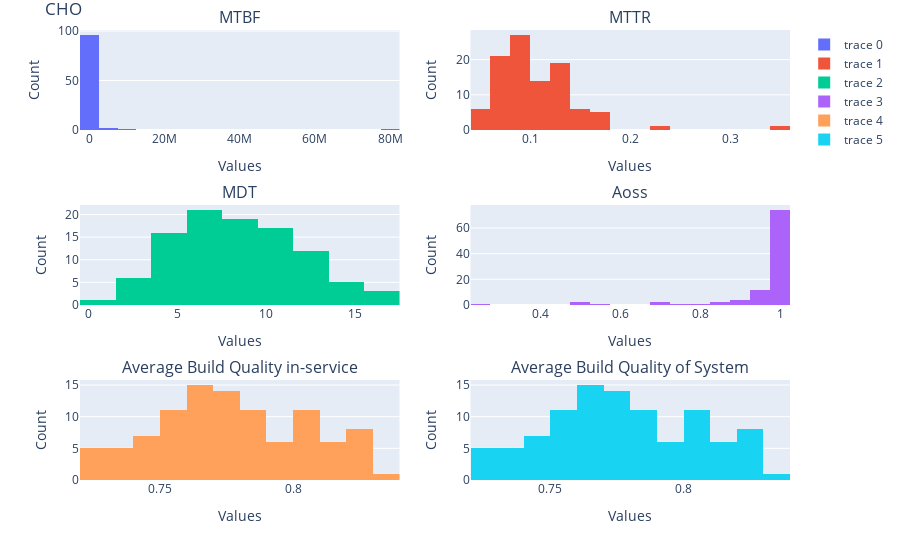
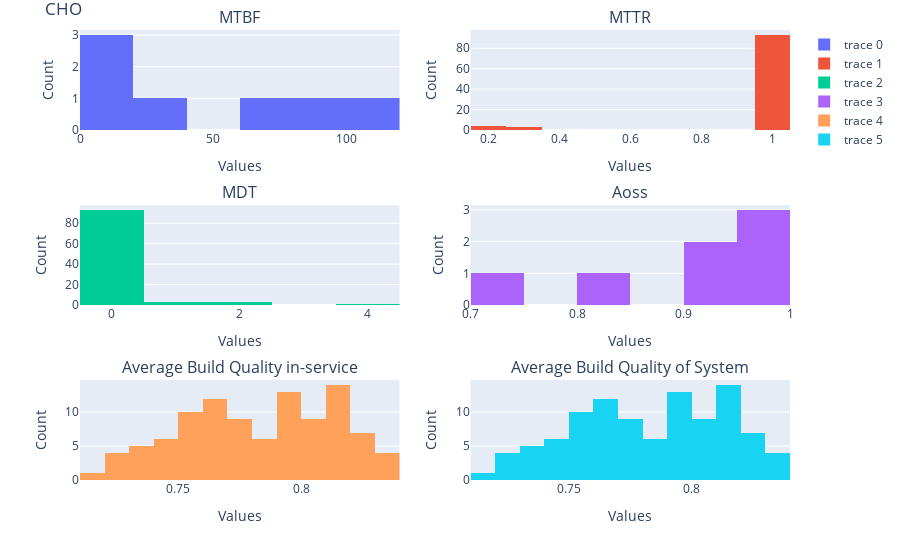
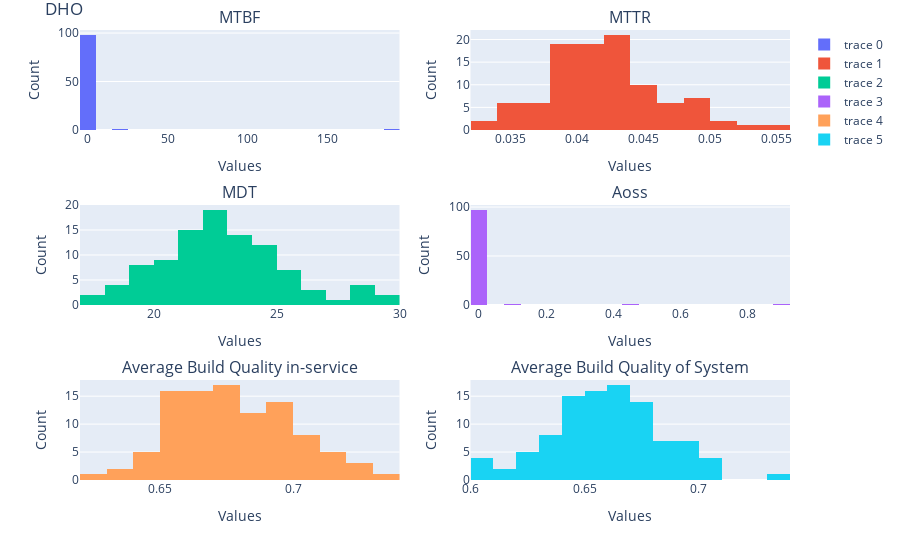
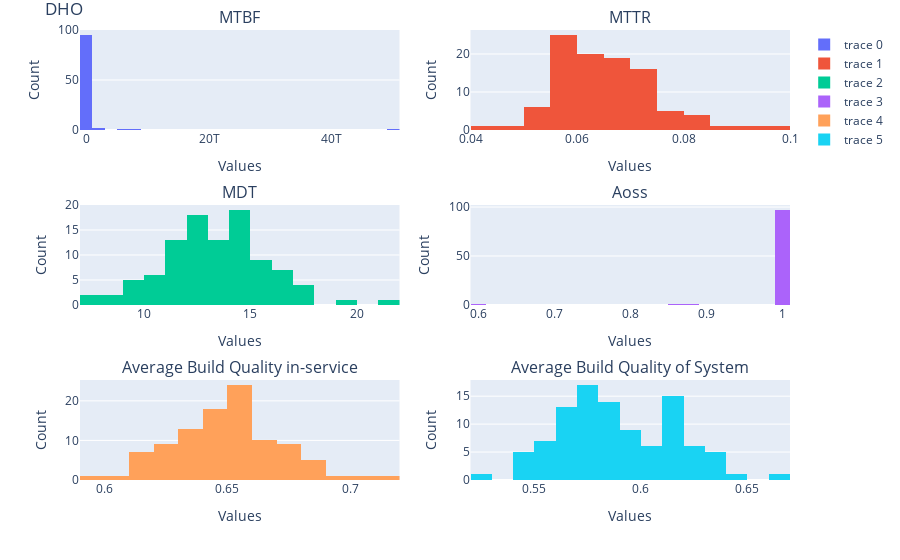

Notebook cell for these charts, in order:
### Markdown cell above
- [x] CHO 
    - [x] Determinisitc
    - [x] MC
- [X] DHO 
    - [x] Determinisitc
    - [x] MC
- [X] HHO 
    - [X] Determinisitc
    - [X] MC
- [X] CHE 
    - [X] Determinisitc
    - [X] MC
- [X] DHE 
    - [X] Determinisitc
    - [X] MC
- [X] HHE 
    - [X] Determinisitc
    - [X] MC

### Code cell
def plotDistribution(config,mcdf):
#     ['Average Build Quality in-service', 'Average Build Quality of System',
#     '#Replicator', '#Normal', '#Assembler', '#Printer',
#     'Print Capacity', 'Assembling Capacity', 'Collection Capacity',
#     'MTBF','MTTR', 'MDT', 'Aoss']
#     fig = go.Figure()
#     fig.add_trace(px.histogram(mcdf, x="Aoss", y="MTBF", marginal="rug",
#                    hover_data=['MTBF','MTTR', 'MDT', 'Aoss']))
# #     fig.add_trace(go.Histogram(x=mcdf['Aoss'],hovertemplate="<b>Bin Edges:</b> %{x}<br><b>Count:</b> %{y}<extra></extra>"))
    fig = make_subplots(rows=3, cols=2,subplot_titles=('MTBF','MTTR', 'MDT', 'Aoss','Average Build Quality in-service', 'Average Build Quality of System'))
    trace0 = go.Histogram(x=mcdf['MTBF'])
    trace1 = go.Histogram(x=mcdf['MTTR'])
    trace2 = go.Histogram(x=mcdf['MDT'])
    trace3 = go.Histogram(x=mcdf['Aoss'])
    trace4 = go.Histogram(x=mcdf['Average Build Quality in-service'])
    trace5 = go.Histogram(x=mcdf['Average Build Quality of System'])
    fig.append_trace(trace0, 1, 1)
    fig.append_trace(trace1, 1, 2)
    fig.append_trace(trace2, 2, 1)
    fig.append_trace(trace3, 2, 2)
    fig.append_trace(trace4, 3, 1)
    fig.append_trace(trace5, 3, 2)
    fig.update_layout(hovermode="x",title=config,margin=dict(t=30))
    fig.update_xaxes(title_text='Values')
    fig.update_yaxes(title_text='Count')
    fig.show()
    display(mcdf)
    
def main():
    global RiskThreshold,QualityThreshold,mc_num_steps,timesteps,mc,numTasksBeforeFail
    numTasksBeforeFaillist = [2]
    RiskThresholds=[0.5,0.75]
    timestepslist=[500]
    
#     numTasksBeforeFaillist = [2,3,5,10]
#     RiskThresholds=[0.5,0.6,0.7,0.8]
#     timestepslist=[20,50,100,250,500,1000]
    QualityThreshold=0.5
    mc_num_steps = 100
    mc = True
    configlist = ["CHO","DHO","HHO","CHE","DHE","HHE"]
    test_table = pd.DataFrame()
    for config in configlist:
        for risk in RiskThresholds:
            RiskThreshold = risk
            for timestep in timestepslist:
                timesteps = timestep
                for numTasks in numTasksBeforeFaillist:
                    numTasksBeforeFail = numTasks
                    try:
                        if mc:
                            print(f'\nMC {config}, Risk:{RiskThreshold}, t:{timesteps}, #Tasks Before Fail:{numTasksBeforeFail}')
                            mcdf = SRRSmc(config,timesteps,mc_num_steps,False)
                            mean_mcdf = mcdf[['Print Capacity', 'Assembling Capacity', 'Collection Capacity', 'MTBF','MTTR', 'MDT', 'Aoss','#In', '#Out','Average Build Quality of System']].mean()
                            plotDistribution(config,mcdf)
                        else:
                            print(f'Deterministic {config}, Risk:{RiskThreshold}, t:{timesteps}, #Tasks Before Fail:{numTasksBeforeFail}')
                            df,ram_df = SRRS(config,timesteps,False)
                            result = df.tail(1).reset_index(drop=True)
                            result = pd.concat([result,ram_df], axis=1)
                            result['RiskThreshold'] = RiskThreshold
                            result['Configuration'] = config
                            result = result[['Configuration','#Tasks before failure','RiskThreshold','Time', 'NonPr', 'Printable', 'Materials', 'Env_Materials',
                           '#Replicator', '#Normal', '#Assembler', '#Printer', '#Assembling',
                           '#Printing', '#Collecting', '#Idle', '#Repair', '#In', '#Out',
                           'Average Build Quality in-service', 'Average Build Quality of System',
                           '#WasteReplicator', '#WasteNormal', '#WasteAssembler', '#WastePrinter',
                           'Environment Exhaust Time', 'Printable Exhaust Time',
                           'NonPr Exhaust Time', 'Material Exhaust Time', 'Average Risk',
                           'Print Capacity', 'Assembling Capacity', 'Collection Capacity',
                           'MTBF', 'MTTR', 'MDT', 'Aoss']]
                            test_table = pd.concat([test_table,result],ignore_index=True)
                    except Exception as err:
                        print(f"Unexpected {err=}, {type(err)=}")
                        raise
    if mc:
        pass
    else:
#         display(test_table)
        filename = "deterministic-scenarios.csv"
        print(f'saving {filename}...')
        test_table.to_csv(filename)
    

if __name__ == "__main__":
    main()

### Figure 1 — Plotly figure (JSON) as saved in the notebook; plotly's stock layout.template omitted (floating-point values rounded to 4 significant figures)
{"data": [{"type": "histogram", "x": [41540.0, 1561.0, 1545.0, 1395.0, 4063.0, 28980.0, 652.6, 3808.0, 701900.0, 145.2, 29790.0, 5777.0, 659.4, 662.9, 1479000.0, 5660000.0, 81150.0, 33460.0, 2528.0, 1.979, 305.0, 23180.0, 3262.0, 4309.0, 47100.0, 176.9, 13.23, 846.1, 249.3, 35.46, 794.0, 33090.0, 130200.0, 4984.0, 229.2, 69.01, 1488.0, 3854000.0, 9888.0, 1.069, 4.047, 65.28, 21550.0, 93.9, 79650000.0, 34250.0, 94.14, 24230.0, 23350.0, 15810.0, 570.0, 58130.0, 3912.0, 307500.0, 1075.0, 3008.0, 9.96, 8324.0, 1029000.0, 168.4, 23220.0, 1024.0, 66220.0, 73.89, 13970.0, 15.43, 47030.0, 5.452, 317.5, 400200.0, 13370.0, 12910.0, 7676.0, 55.04, 9285.0, 213.5, 52.35, 26430.0, 833.6, 420800.0, 7479.0, 904.6, 5629.0, 4729.0, 7001.0, 506.4, 57.84, 14.01, 42560.0, 29510.0, 989200.0, 86820.0, 15550.0, 13040.0, 205.4, 7671000.0, 14.91, 669.4, 48.43, 27.09], "xaxis": "x", "yaxis": "y"}, {"type": "histogram", "x": [0.08045, 0.1325, 0.08375, 0.1329, 0.1306, 0.09855, 0.1198, 0.1095, 0.07436, 0.1259, 0.06942, 0.07205, 0.09456, 0.1357, 0.05896, 0.06979, 0.1311, 0.07681, 0.08371, 0.1187, 0.1315, 0.1083, 0.122, 0.1105, 0.07187, 0.1044, 0.1224, 0.0841, 0.1203, 0.1535, 0.08837, 0.07584, 0.07117, 0.1169, 0.09136, 0.1139, 0.1217, 0.05579, 0.07839, 0.3564, 0.1771, 0.1513, 0.09895, 0.1354, 0.05751, 0.09157, 0.1354, 0.08771, 0.08765, 0.07219, 0.1184, 0.1013, 0.1199, 0.06712, 0.08781, 0.09971, 0.1555, 0.07312, 0.08952, 0.1367, 0.08067, 0.1204, 0.06444, 0.1243, 0.07639, 0.1418, 0.08115, 0.1369, 0.08444, 0.05719, 0.1084, 0.0808, 0.07296, 0.1244, 0.07763, 0.1497, 0.1781, 0.09805, 0.1509, 0.06498, 0.09158, 0.1085, 0.09151, 0.08087, 0.09301, 0.1252, 0.178, 0.1755, 0.05921, 0.06908, 0.05816, 0.07183, 0.0761, 0.08167, 0.09585, 0.06113, 0.1766, 0.08824, 0.1115, 0.2345], "xaxis": "x2", "yaxis": "y2"}, {"type": "histogram", "x": [10, 5, 10, 5, 5, 8, 6, 7, 11, 6, 12, 12, 8, 5, 15, 12, 5, 11, 10, 6, 5, 7, 6, 7, 12, 8, 6, 10, 6, 4, 9, 11, 12, 6, 9, 7, 6, 16, 11, 1, 3, 4, 8, 5, 16, 9, 5, 9, 9, 12, 6, 8, 6, 13, 9, 8, 4, 12, 9, 5, 10, 6, 14, 6, 11, 5, 10, 5, 10, 16, 7, 10, 12, 6, 11, 4, 3, 8, 4, 13, 9, 7, 9, 10, 9, 6, 3, 3, 15, 13, 15, 12, 11, 10, 8, 15, 3, 9, 7, 2], "xaxis": "x3", "yaxis": "y3"}, {"type": "histogram", "x": [0.9998, 0.9968, 0.9936, 0.9964, 0.9988, 0.9997, 0.9909, 0.9982, 1.0, 0.9603, 0.9996, 0.9979, 0.988, 0.9925, 1.0, 1.0, 0.9999, 0.9997, 0.9961, 0.2481, 0.9839, 0.9997, 0.9982, 0.9984, 0.9997, 0.9567, 0.688, 0.9883, 0.9765, 0.8986, 0.9888, 0.9997, 0.9999, 0.9988, 0.9622, 0.9079, 0.996, 1.0, 0.9989, 0.5167, 0.5743, 0.9423, 0.9996, 0.9494, 1.0, 0.9997, 0.9496, 0.9996, 0.9996, 0.9992, 0.9896, 0.9999, 0.9985, 1.0, 0.9917, 0.9973, 0.7135, 0.9986, 1.0, 0.9712, 0.9996, 0.9942, 0.9998, 0.9249, 0.9992, 0.7553, 0.9998, 0.5216, 0.9695, 1.0, 0.9995, 0.9992, 0.9984, 0.9017, 0.9988, 0.9816, 0.9458, 0.9997, 0.9952, 1.0, 0.9988, 0.9923, 0.9984, 0.9979, 0.9987, 0.9883, 0.9507, 0.8236, 0.9996, 0.9996, 1.0, 0.9999, 0.9993, 0.9992, 0.9625, 1.0, 0.8325, 0.9867, 0.8737, 0.9312], "xaxis": "x4", "yaxis": "y4"}, {"type": "histogram", "x": [0.76, 0.769, 0.734, 0.815, 0.805, 0.767, 0.82, 0.779, 0.777, 0.777, 0.733, 0.757, 0.774, 0.807, 0.747, 0.778, 0.826, 0.767, 0.775, 0.745, 0.818, 0.805, 0.794, 0.747, 0.76, 0.744, 0.736, 0.758, 0.794, 0.815, 0.769, 0.732, 0.754, 0.829, 0.766, 0.788, 0.808, 0.729, 0.77, 0.809, 0.815, 0.825, 0.776, 0.782, 0.728, 0.796, 0.808, 0.773, 0.768, 0.752, 0.792, 0.806, 0.828, 0.756, 0.756, 0.779, 0.799, 0.751, 0.785, 0.796, 0.777, 0.81, 0.727, 0.805, 0.775, 0.767, 0.788, 0.78, 0.741, 0.745, 0.783, 0.757, 0.76, 0.784, 0.754, 0.822, 0.832, 0.808, 0.804, 0.767, 0.775, 0.767, 0.782, 0.768, 0.757, 0.82, 0.826, 0.806, 0.728, 0.765, 0.735, 0.772, 0.747, 0.786, 0.753, 0.721, 0.788, 0.764, 0.785, 0.814], "xaxis": "x5", "yaxis": "y5"}, {"type": "histogram", "x": [0.76, 0.769, 0.734, 0.815, 0.805, 0.767, 0.82, 0.779, 0.777, 0.777, 0.733, 0.757, 0.774, 0.807, 0.747, 0.778, 0.826, 0.767, 0.775, 0.745, 0.818, 0.805, 0.794, 0.747, 0.76, 0.744, 0.736, 0.758, 0.794, 0.815, 0.769, 0.732, 0.754, 0.829, 0.766, 0.788, 0.808, 0.729, 0.77, 0.809, 0.815, 0.825, 0.776, 0.782, 0.728, 0.796, 0.808, 0.773, 0.768, 0.752, 0.792, 0.806, 0.828, 0.756, 0.756, 0.779, 0.799, 0.751, 0.785, 0.796, 0.777, 0.81, 0.727, 0.805, 0.775, 0.767, 0.788, 0.78, 0.741, 0.745, 0.783, 0.757, 0.76, 0.784, 0.754, 0.822, 0.832, 0.808, 0.804, 0.767, 0.775, 0.767, 0.782, 0.768, 0.757, 0.82, 0.826, 0.806, 0.728, 0.765, 0.735, 0.772, 0.747, 0.786, 0.753, 0.721, 0.788, 0.764, 0.785, 0.814], "xaxis": "x6", "yaxis": "y6"}], "layout": {"annotations": [{"font": {"size": 16}, "showarrow": false, "text": "MTBF", "x": 0.225, "xanchor": "center", "xref": "paper", "y": 1, "yanchor": "bottom", "yref": "paper"}, {"font": {"size": 16}, "showarrow": false, "text": "MTTR", "x": 0.775, "xanchor": "center", "xref": "paper", "y": 1, "yanchor": "bottom", "yref": "paper"}, {"font": {"size": 16}, "showarrow": false, "text": "MDT", "x": 0.225, "xanchor": "center", "xref": "paper", "y": 0.6111, "yanchor": "bottom", "yref": "paper"}, {"font": {"size": 16}, "showarrow": false, "text": "Aoss", "x": 0.775, "xanchor": "center", "xref": "paper", "y": 0.6111, "yanchor": "bottom", "yref": "paper"}, {"font": {"size": 16}, "showarrow": false, "text": "Average Build Quality in-service", "x": 0.225, "xanchor": "center", "xref": "paper", "y": 0.2222, "yanchor": "bottom", "yref": "paper"}, {"font": {"size": 16}, "showarrow": false, "text": "Average Build Quality of System", "x": 0.775, "xanchor": "center", "xref": "paper", "y": 0.2222, "yanchor": "bottom", "yref": "paper"}], "hovermode": "x", "margin": {"t": 30}, "title": {"text": "CHO"}, "xaxis": {"anchor": "y", "domain": [0, 0.45], "title": {"text": "Values"}}, "xaxis2": {"anchor": "y2", "domain": [0.55, 1], "title": {"text": "Values"}}, "xaxis3": {"anchor": "y3", "domain": [0, 0.45], "title": {"text": "Values"}}, "xaxis4": {"anchor": "y4", "domain": [0.55, 1], "title": {"text": "Values"}}, "xaxis5": {"anchor": "y5", "domain": [0, 0.45], "title": {"text": "Values"}}, "xaxis6": {"anchor": "y6", "domain": [0.55, 1], "title": {"text": "Values"}}, "yaxis": {"anchor": "x", "domain": [0.7778, 1], "title": {"text": "Count"}}, "yaxis2": {"anchor": "x2", "domain": [0.7778, 1], "title": {"text": "Count"}}, "yaxis3": {"anchor": "x3", "domain": [0.3889, 0.6111], "title": {"text": "Count"}}, "yaxis4": {"anchor": "x4", "domain": [0.3889, 0.6111], "title": {"text": "Count"}}, "yaxis5": {"anchor": "x5", "domain": [0, 0.2222], "title": {"text": "Count"}}, "yaxis6": {"anchor": "x6", "domain": [0, 0.2222], "title": {"text": "Count"}}}}

### Figure 2 — Plotly figure (JSON) as saved in the notebook; plotly's stock layout.template omitted (floating-point values rounded to 4 significant figures)
{"data": [{"type": "histogram", "x": [null, null, null, null, null, null, 10.1, null, null, null, null, null, null, null, null, null, null, null, null, null, null, null, null, null, null, null, null, 74.34, 85.6, null, null, null, null, null, null, null, null, null, 4.06, null, null, null, null, null, null, null, null, null, null, null, null, null, null, null, null, null, null, null, null, null, null, null, null, null, null, null, 114.4, null, null, null, null, null, null, null, null, null, null, null, null, null, null, null, null, null, null, null, null, null, null, 23.1, null, 2.788, null, null, null, null, null, null, null, null], "xaxis": "x", "yaxis": "y"}, {"type": "histogram", "x": [1, 1, 1, 1, 1, 1, 0.2886, 1, 1, 1, 1, 1, 1, 1, 1, 1, 1, 1, 1, 1, 1, 1, 1, 1, 1, 1, 1, 0.2287, 0.2283, 1, 1, 1, 1, 1, 1, 1, 1, 1, 0.29, 1, 1, 1, 1, 1, 1, 1, 1, 1, 1, 1, 1, 1, 1, 1, 1, 1, 1, 1, 1, 1, 1, 1, 1, 1, 1, 1, 0.1526, 1, 1, 1, 1, 1, 1, 1, 1, 1, 1, 1, 1, 1, 1, 1, 1, 1, 1, 1, 1, 1, 1, 0.2085, 1, 0.2935, 1, 1, 1, 1, 1, 1, 1, 1], "xaxis": "x2", "yaxis": "y2"}, {"type": "histogram", "x": [0, 0, 0, 0, 0, 0, 1, 0, 0, 0, 0, 0, 0, 0, 0, 0, 0, 0, 0, 0, 0, 0, 0, 0, 0, 0, 0, 2, 2, 0, 0, 0, 0, 0, 0, 0, 0, 0, 1, 0, 0, 0, 0, 0, 0, 0, 0, 0, 0, 0, 0, 0, 0, 0, 0, 0, 0, 0, 0, 0, 0, 0, 0, 0, 0, 0, 4, 0, 0, 0, 0, 0, 0, 0, 0, 0, 0, 0, 0, 0, 0, 0, 0, 0, 0, 0, 0, 0, 0, 2, 0, 1, 0, 0, 0, 0, 0, 0, 0, 0], "xaxis": "x3", "yaxis": "y3"}, {"type": "histogram", "x": [null, null, null, null, null, null, 0.9099, null, null, null, null, null, null, null, null, null, null, null, null, null, null, null, null, null, null, null, null, 0.9738, 0.9772, null, null, null, null, null, null, null, null, null, 0.8024, null, null, null, null, null, null, null, null, null, null, null, null, null, null, null, null, null, null, null, null, null, null, null, null, null, null, null, 0.9662, null, null, null, null, null, null, null, null, null, null, null, null, null, null, null, null, null, null, null, null, null, null, 0.9203, null, 0.736, null, null, null, null, null, null, null, null], "xaxis": "x4", "yaxis": "y4"}, {"type": "histogram", "x": [0.798, 0.743, 0.735, 0.817, 0.727, 0.825, 0.736, 0.819, 0.832, 0.779, 0.79, 0.783, 0.763, 0.804, 0.786, 0.814, 0.808, 0.805, 0.793, 0.753, 0.744, 0.818, 0.722, 0.803, 0.768, 0.793, 0.818, 0.727, 0.718, 0.758, 0.811, 0.838, 0.765, 0.764, 0.786, 0.79, 0.831, 0.819, 0.738, 0.746, 0.757, 0.775, 0.761, 0.773, 0.807, 0.787, 0.755, 0.811, 0.737, 0.825, 0.798, 0.796, 0.802, 0.75, 0.751, 0.762, 0.753, 0.768, 0.776, 0.756, 0.818, 0.791, 0.829, 0.813, 0.77, 0.816, 0.74, 0.805, 0.766, 0.761, 0.826, 0.788, 0.774, 0.799, 0.764, 0.809, 0.795, 0.764, 0.798, 0.818, 0.77, 0.745, 0.812, 0.825, 0.793, 0.811, 0.774, 0.773, 0.827, 0.74, 0.83, 0.728, 0.767, 0.732, 0.759, 0.828, 0.788, 0.756, 0.792, 0.803], "xaxis": "x5", "yaxis": "y5"}, {"type": "histogram", "x": [0.798, 0.743, 0.735, 0.817, 0.727, 0.825, 0.736, 0.819, 0.832, 0.779, 0.79, 0.783, 0.763, 0.804, 0.786, 0.814, 0.808, 0.805, 0.793, 0.753, 0.744, 0.818, 0.722, 0.803, 0.768, 0.793, 0.818, 0.727, 0.718, 0.758, 0.811, 0.838, 0.765, 0.764, 0.786, 0.79, 0.831, 0.819, 0.738, 0.746, 0.757, 0.775, 0.761, 0.773, 0.807, 0.787, 0.755, 0.811, 0.737, 0.825, 0.798, 0.796, 0.802, 0.75, 0.751, 0.762, 0.753, 0.768, 0.776, 0.756, 0.818, 0.791, 0.829, 0.813, 0.77, 0.816, 0.74, 0.805, 0.766, 0.761, 0.826, 0.788, 0.774, 0.799, 0.764, 0.809, 0.795, 0.764, 0.798, 0.818, 0.77, 0.745, 0.812, 0.825, 0.793, 0.811, 0.774, 0.773, 0.827, 0.74, 0.83, 0.728, 0.767, 0.732, 0.759, 0.828, 0.788, 0.756, 0.792, 0.803], "xaxis": "x6", "yaxis": "y6"}], "layout": {"annotations": [{"font": {"size": 16}, "showarrow": false, "text": "MTBF", "x": 0.225, "xanchor": "center", "xref": "paper", "y": 1, "yanchor": "bottom", "yref": "paper"}, {"font": {"size": 16}, "showarrow": false, "text": "MTTR", "x": 0.775, "xanchor": "center", "xref": "paper", "y": 1, "yanchor": "bottom", "yref": "paper"}, {"font": {"size": 16}, "showarrow": false, "text": "MDT", "x": 0.225, "xanchor": "center", "xref": "paper", "y": 0.6111, "yanchor": "bottom", "yref": "paper"}, {"font": {"size": 16}, "showarrow": false, "text": "Aoss", "x": 0.775, "xanchor": "center", "xref": "paper", "y": 0.6111, "yanchor": "bottom", "yref": "paper"}, {"font": {"size": 16}, "showarrow": false, "text": "Average Build Quality in-service", "x": 0.225, "xanchor": "center", "xref": "paper", "y": 0.2222, "yanchor": "bottom", "yref": "paper"}, {"font": {"size": 16}, "showarrow": false, "text": "Average Build Quality of System", "x": 0.775, "xanchor": "center", "xref": "paper", "y": 0.2222, "yanchor": "bottom", "yref": "paper"}], "hovermode": "x", "margin": {"t": 30}, "title": {"text": "CHO"}, "xaxis": {"anchor": "y", "domain": [0, 0.45], "title": {"text": "Values"}}, "xaxis2": {"anchor": "y2", "domain": [0.55, 1], "title": {"text": "Values"}}, "xaxis3": {"anchor": "y3", "domain": [0, 0.45], "title": {"text": "Values"}}, "xaxis4": {"anchor": "y4", "domain": [0.55, 1], "title": {"text": "Values"}}, "xaxis5": {"anchor": "y5", "domain": [0, 0.45], "title": {"text": "Values"}}, "xaxis6": {"anchor": "y6", "domain": [0.55, 1], "title": {"text": "Values"}}, "yaxis": {"anchor": "x", "domain": [0.7778, 1], "title": {"text": "Count"}}, "yaxis2": {"anchor": "x2", "domain": [0.7778, 1], "title": {"text": "Count"}}, "yaxis3": {"anchor": "x3", "domain": [0.3889, 0.6111], "title": {"text": "Count"}}, "yaxis4": {"anchor": "x4", "domain": [0.3889, 0.6111], "title": {"text": "Count"}}, "yaxis5": {"anchor": "x5", "domain": [0, 0.2222], "title": {"text": "Count"}}, "yaxis6": {"anchor": "x6", "domain": [0, 0.2222], "title": {"text": "Count"}}}}

### Figure 3 — Plotly figure (JSON) as saved in the notebook; plotly's stock layout.template omitted (floating-point values rounded to 4 significant figures)
{"data": [{"type": "histogram", "x": [0.04458, 7.17e-09, 2.394e-08, 7.697e-13, 1.619e-10, 4.301e-08, 5.832e-11, 3.613e-07, 0.116, 8.521e-06, 1.527e-15, 3.463e-19, 2.702e-17, 7.423e-05, 6.595e-11, 0.01241, 0.4513, 2.786e-08, 1.97e-08, 9.021e-14, 1.051e-14, 6.586e-09, 2.249, 9.492e-13, 2.073e-11, 0.06231, 1.097e-12, 8.039e-09, 2.041e-18, 1.025e-17, 1.069e-11, 3.384e-08, 0.00524, 7.929e-11, 0.0001178, 5.482e-07, 3.45e-09, 0.001168, 8.049e-18, 9.187e-12, 5.459e-13, 5.44e-10, 0.0002734, 0.3879, 2.387e-11, 3.303e-13, 1.739e-06, 1.87e-09, 1.089e-08, 0.0001253, 6.86e-15, 1.549e-06, 4.093e-19, 1.926e-06, 5.093e-12, 2.614e-08, 2.852e-07, 2.012e-16, 6.939e-12, 1.394e-07, 4.366e-08, 7.322e-14, 8.888e-15, 3.391e-10, 0.0001487, 5.858e-09, 2.749e-05, 1.475e-08, 1.286e-11, 2.779e-16, 1.366e-08, 1.377e-06, 4.926e-06, 6.293e-09, 4.227e-10, 5.408e-07, 2.949e-11, 1.277e-09, 0.0005044, 8.067e-05, 2.295e-08, 194.7, 7.069e-05, 4.986e-12, 1.661e-10, 6.957e-06, 9.823e-12, 0.001523, 0.0002914, 0.000861, 1.532e-15, 1.387e-07, 0.01877, 5.441e-17, 4.501e-16, 0.0001021, 9.55e-13, 1.861e-15, 6.257e-07, 15.18], "xaxis": "x", "yaxis": "y"}, {"type": "histogram", "x": [0.04518, 0.04233, 0.04827, 0.03915, 0.0456, 0.04048, 0.04162, 0.04678, 0.04314, 0.04263, 0.04044, 0.04138, 0.03984, 0.04226, 0.03488, 0.03904, 0.04131, 0.0409, 0.04425, 0.04385, 0.03431, 0.0489, 0.04058, 0.04156, 0.04172, 0.0424, 0.03685, 0.04196, 0.03964, 0.0387, 0.04034, 0.04482, 0.04046, 0.04153, 0.04757, 0.03965, 0.05027, 0.04235, 0.03528, 0.03957, 0.0402, 0.04224, 0.04142, 0.05225, 0.04265, 0.04562, 0.04381, 0.03988, 0.03857, 0.03906, 0.04506, 0.04711, 0.03822, 0.04792, 0.03965, 0.03541, 0.03778, 0.03711, 0.04835, 0.03841, 0.04328, 0.03993, 0.03398, 0.03959, 0.04049, 0.04102, 0.04899, 0.0445, 0.04208, 0.04347, 0.03318, 0.04927, 0.04271, 0.04609, 0.0394, 0.05461, 0.03522, 0.04246, 0.04183, 0.03697, 0.051, 0.04733, 0.04369, 0.04366, 0.04569, 0.04383, 0.04503, 0.042, 0.03585, 0.0435, 0.03911, 0.03945, 0.04831, 0.03707, 0.03758, 0.0491, 0.03852, 0.04455, 0.04273, 0.04362], "xaxis": "x2", "yaxis": "y2"}, {"type": "histogram", "x": [19.19, 21.91, 19.96, 24.8, 21.15, 24.44, 22.81, 20.41, 22.53, 21.66, 24.64, 23.96, 23.94, 21.29, 28.27, 24.05, 22.85, 21.44, 20.93, 21.82, 28.99, 19.29, 22.91, 23.92, 23.62, 21.64, 25.86, 23.3, 24.15, 25.74, 23.47, 21.14, 23.46, 23.58, 19.4, 23.15, 19.45, 21.74, 28.3, 24.93, 22.93, 22.2, 21.8, 17.92, 22.98, 21.13, 22.69, 24.0, 25.65, 24.39, 21.0, 20.61, 24.23, 19.71, 24.93, 27.65, 25.56, 26.86, 20.24, 24.68, 21.79, 24.95, 29.01, 23.79, 22.84, 23.96, 18.53, 22.01, 22.34, 21.58, 29.85, 18.09, 22.88, 19.4, 23.19, 17.1, 28.18, 22.06, 22.07, 26.34, 18.11, 20.57, 22.14, 21.62, 20.51, 20.13, 20.11, 22.99, 25.62, 22.37, 25.29, 23.99, 19.35, 25.54, 26.34, 18.63, 24.62, 22.04, 22.48, 20.48], "xaxis": "x3", "yaxis": "y3"}, {"type": "histogram", "x": [0.002318, 3.272e-10, 1.2e-09, 3.104e-14, 7.655e-12, 1.76e-09, 2.557e-12, 1.77e-08, 0.00512, 3.934e-07, 6.195e-17, 1.445e-20, 1.129e-18, 3.487e-06, 2.333e-12, 0.0005156, 0.01937, 1.299e-09, 9.412e-10, 4.134e-15, 3.625e-16, 3.414e-10, 0.08938, 3.968e-14, 8.777e-13, 0.002871, 4.244e-14, 3.45e-10, 8.453e-20, 3.982e-19, 4.554e-13, 1.601e-09, 0.0002233, 3.363e-12, 6.072e-06, 2.368e-08, 1.774e-10, 5.373e-05, 2.844e-19, 3.685e-13, 2.381e-14, 2.45e-11, 1.254e-05, 0.02118, 1.039e-12, 1.563e-14, 7.665e-08, 7.791e-11, 4.246e-10, 5.139e-06, 3.266e-16, 7.517e-08, 1.689e-20, 9.772e-08, 2.043e-13, 9.454e-10, 1.116e-08, 7.492e-18, 3.428e-13, 5.649e-09, 2.004e-09, 2.935e-15, 3.064e-16, 1.426e-11, 6.511e-06, 2.445e-10, 1.484e-06, 6.702e-10, 5.757e-13, 1.288e-17, 4.577e-10, 7.615e-08, 2.153e-07, 3.243e-10, 1.822e-11, 3.162e-08, 1.047e-12, 5.789e-11, 2.285e-05, 3.062e-06, 1.267e-09, 0.9045, 3.192e-06, 2.306e-13, 8.101e-12, 3.457e-07, 4.885e-13, 6.623e-05, 1.137e-05, 3.849e-05, 6.057e-17, 5.783e-09, 0.0009691, 2.131e-18, 1.709e-17, 5.483e-06, 3.879e-14, 8.443e-17, 2.784e-08, 0.4257], "xaxis": "x4", "yaxis": "y4"}, {"type": "histogram", "x": [0.718, 0.687, 0.676, 0.662, 0.671, 0.655, 0.666, 0.673, 0.695, 0.684, 0.655, 0.646, 0.645, 0.697, 0.664, 0.68, 0.682, 0.71, 0.7, 0.692, 0.656, 0.709, 0.713, 0.658, 0.672, 0.683, 0.648, 0.678, 0.655, 0.634, 0.657, 0.696, 0.683, 0.659, 0.693, 0.685, 0.66, 0.692, 0.629, 0.677, 0.668, 0.687, 0.702, 0.726, 0.678, 0.675, 0.654, 0.653, 0.654, 0.688, 0.647, 0.7, 0.669, 0.719, 0.661, 0.666, 0.662, 0.633, 0.664, 0.673, 0.686, 0.662, 0.658, 0.675, 0.702, 0.677, 0.726, 0.692, 0.675, 0.671, 0.666, 0.711, 0.69, 0.706, 0.682, 0.708, 0.658, 0.678, 0.69, 0.675, 0.721, 0.679, 0.691, 0.667, 0.674, 0.696, 0.697, 0.666, 0.69, 0.687, 0.651, 0.657, 0.733, 0.653, 0.659, 0.69, 0.663, 0.645, 0.669, 0.709], "xaxis": "x5", "yaxis": "y5"}, {"type": "histogram", "x": [0.7, 0.675, 0.652, 0.649, 0.64, 0.649, 0.656, 0.661, 0.688, 0.667, 0.639, 0.609, 0.605, 0.674, 0.657, 0.66, 0.672, 0.679, 0.688, 0.679, 0.644, 0.698, 0.698, 0.642, 0.658, 0.66, 0.639, 0.653, 0.648, 0.602, 0.638, 0.683, 0.661, 0.641, 0.666, 0.672, 0.612, 0.677, 0.61, 0.664, 0.654, 0.67, 0.696, 0.699, 0.66, 0.659, 0.635, 0.628, 0.622, 0.669, 0.628, 0.677, 0.648, 0.695, 0.646, 0.653, 0.647, 0.609, 0.641, 0.65, 0.663, 0.64, 0.636, 0.656, 0.69, 0.65, 0.697, 0.673, 0.662, 0.656, 0.648, 0.685, 0.667, 0.7, 0.666, 0.685, 0.638, 0.66, 0.679, 0.666, 0.707, 0.671, 0.666, 0.652, 0.657, 0.662, 0.683, 0.655, 0.684, 0.672, 0.621, 0.637, 0.733, 0.643, 0.638, 0.672, 0.655, 0.624, 0.643, 0.7], "xaxis": "x6", "yaxis": "y6"}], "layout": {"annotations": [{"font": {"size": 16}, "showarrow": false, "text": "MTBF", "x": 0.225, "xanchor": "center", "xref": "paper", "y": 1, "yanchor": "bottom", "yref": "paper"}, {"font": {"size": 16}, "showarrow": false, "text": "MTTR", "x": 0.775, "xanchor": "center", "xref": "paper", "y": 1, "yanchor": "bottom", "yref": "paper"}, {"font": {"size": 16}, "showarrow": false, "text": "MDT", "x": 0.225, "xanchor": "center", "xref": "paper", "y": 0.6111, "yanchor": "bottom", "yref": "paper"}, {"font": {"size": 16}, "showarrow": false, "text": "Aoss", "x": 0.775, "xanchor": "center", "xref": "paper", "y": 0.6111, "yanchor": "bottom", "yref": "paper"}, {"font": {"size": 16}, "showarrow": false, "text": "Average Build Quality in-service", "x": 0.225, "xanchor": "center", "xref": "paper", "y": 0.2222, "yanchor": "bottom", "yref": "paper"}, {"font": {"size": 16}, "showarrow": false, "text": "Average Build Quality of System", "x": 0.775, "xanchor": "center", "xref": "paper", "y": 0.2222, "yanchor": "bottom", "yref": "paper"}], "hovermode": "x", "margin": {"t": 30}, "title": {"text": "DHO"}, "xaxis": {"anchor": "y", "domain": [0, 0.45], "title": {"text": "Values"}}, "xaxis2": {"anchor": "y2", "domain": [0.55, 1], "title": {"text": "Values"}}, "xaxis3": {"anchor": "y3", "domain": [0, 0.45], "title": {"text": "Values"}}, "xaxis4": {"anchor": "y4", "domain": [0.55, 1], "title": {"text": "Values"}}, "xaxis5": {"anchor": "y5", "domain": [0, 0.45], "title": {"text": "Values"}}, "xaxis6": {"anchor": "y6", "domain": [0.55, 1], "title": {"text": "Values"}}, "yaxis": {"anchor": "x", "domain": [0.7778, 1], "title": {"text": "Count"}}, "yaxis2": {"anchor": "x2", "domain": [0.7778, 1], "title": {"text": "Count"}}, "yaxis3": {"anchor": "x3", "domain": [0.3889, 0.6111], "title": {"text": "Count"}}, "yaxis4": {"anchor": "x4", "domain": [0.3889, 0.6111], "title": {"text": "Count"}}, "yaxis5": {"anchor": "x5", "domain": [0, 0.2222], "title": {"text": "Count"}}, "yaxis6": {"anchor": "x6", "domain": [0, 0.2222], "title": {"text": "Count"}}}}

### Figure 4 — Plotly figure (JSON) as saved in the notebook; plotly's stock layout.template omitted (floating-point values rounded to 4 significant figures)
{"data": [{"type": "histogram", "x": [9255.0, 6617000000.0, 58560000.0, 1076000000.0, 197500000.0, 5804000000.0, 537200000000.0, 162900000.0, 156900.0, 804100.0, 1314000.0, 18200000.0, 2472000.0, 7977000.0, 21840.0, 11090000000.0, 9573.0, 26080000000.0, 27390000.0, 54940000.0, 3090.0, 101900.0, 19.16, 76.26, 1320000.0, 1174000000.0, 7216000000000.0, 1662000.0, 6513000.0, 4690000.0, 77180.0, 29160000.0, 36280000.0, 83.97, 25180.0, 1265000.0, 30690000.0, 35880.0, 116000000.0, 497700000.0, 14490.0, 4568000.0, 118600000000.0, 94380000.0, 3962000.0, 27370.0, 7975000.0, 127300000000.0, 1790.0, 1254000000000.0, 721700000.0, 7551000.0, 56410000000.0, 53110000.0, 2274000000.0, 44930000.0, 81130.0, 2558000000000.0, 29340000000.0, 8899.0, 39190000.0, 9160.0, 518900.0, 144200.0, 454800000.0, 4524000.0, 143400.0, 344800.0, 370600000.0, 14640000.0, 4448000000.0, 2040000.0, 28030000.0, 1994000.0, 11720000.0, 7289000.0, 2057000000.0, 2350000.0, 8342000.0, 1260000.0, 563700000.0, 1056000000.0, 6359000.0, 18350.0, 459800000.0, 4164000000.0, 155700000000.0, 420600.0, 60530.0, 1126000.0, 66840000000.0, 757100.0, 35080000000.0, 50140000000000.0, 5499000000000.0, 4298000000.0, 7085000000.0, 965300.0, 3346000.0, 2241000.0], "xaxis": "x", "yaxis": "y"}, {"type": "histogram", "x": [0.06103, 0.059, 0.06529, 0.05375, 0.0686, 0.06396, 0.04274, 0.05925, 0.08335, 0.06875, 0.07012, 0.06367, 0.06141, 0.07831, 0.0659, 0.05994, 0.09255, 0.05134, 0.0705, 0.05602, 0.06497, 0.09849, 0.0652, 0.06502, 0.07945, 0.05881, 0.04764, 0.08467, 0.07231, 0.07134, 0.08821, 0.05699, 0.06195, 0.07363, 0.0722, 0.06482, 0.07415, 0.0742, 0.05361, 0.05346, 0.07156, 0.07039, 0.05672, 0.0634, 0.06878, 0.08465, 0.07267, 0.05128, 0.07794, 0.06059, 0.05528, 0.0642, 0.05879, 0.06861, 0.068, 0.07175, 0.06514, 0.05967, 0.06251, 0.06516, 0.06247, 0.08413, 0.0643, 0.07437, 0.07553, 0.06683, 0.05731, 0.06681, 0.06777, 0.05511, 0.0617, 0.07463, 0.07895, 0.05693, 0.0591, 0.06427, 0.0559, 0.05536, 0.06188, 0.06785, 0.0657, 0.05624, 0.05614, 0.06577, 0.05952, 0.05651, 0.072, 0.06246, 0.06323, 0.05589, 0.06508, 0.05858, 0.05839, 0.05499, 0.05513, 0.05874, 0.06125, 0.06431, 0.06979, 0.07192], "xaxis": "x2", "yaxis": "y2"}, {"type": "histogram", "x": [14.65, 15.53, 13.75, 16.96, 12.57, 12.67, 21.13, 12.8, 10.27, 11.47, 11.26, 14.67, 14.09, 10.2, 13.67, 14.02, 7.679, 16.44, 12.11, 16.32, 12.42, 7.28, 13.11, 12.58, 9.474, 14.43, 19.16, 9.646, 11.34, 11.61, 8.605, 15.32, 12.85, 12.15, 11.74, 12.08, 11.33, 10.59, 17.3, 16.76, 12.42, 11.15, 15.99, 12.06, 11.66, 8.583, 11.49, 17.97, 9.686, 14.51, 16.3, 12.13, 14.69, 12.19, 13.01, 11.4, 13.59, 14.02, 13.04, 13.47, 13.05, 9.231, 14.18, 10.67, 10.4, 13.68, 14.99, 12.43, 12.6, 17.11, 14.72, 11.77, 10.01, 15.31, 14.71, 13.42, 15.64, 16.8, 13.32, 12.45, 12.97, 15.97, 14.68, 13.22, 14.95, 15.67, 11.73, 14.43, 13.97, 16.73, 14.44, 15.7, 14.59, 15.67, 17.13, 14.98, 14.84, 12.69, 11.3, 9.954], "xaxis": "x3", "yaxis": "y3"}, {"type": "histogram", "x": [0.9984, 1.0, 1.0, 1.0, 1.0, 1.0, 1.0, 1.0, 0.9999, 1.0, 1.0, 1.0, 1.0, 1.0, 0.9994, 1.0, 0.9992, 1.0, 1.0, 1.0, 0.996, 0.9999, 0.5938, 0.8584, 1.0, 1.0, 1.0, 1.0, 1.0, 1.0, 0.9999, 1.0, 1.0, 0.8736, 0.9995, 1.0, 1.0, 0.9997, 1.0, 1.0, 0.9991, 1.0, 1.0, 1.0, 1.0, 0.9997, 1.0, 1.0, 0.9946, 1.0, 1.0, 1.0, 1.0, 1.0, 1.0, 1.0, 0.9998, 1.0, 1.0, 0.9985, 1.0, 0.999, 1.0, 0.9999, 1.0, 1.0, 0.9999, 1.0, 1.0, 1.0, 1.0, 1.0, 1.0, 1.0, 1.0, 1.0, 1.0, 1.0, 1.0, 1.0, 1.0, 1.0, 1.0, 0.9993, 1.0, 1.0, 1.0, 1.0, 0.9998, 1.0, 1.0, 1.0, 1.0, 1.0, 1.0, 1.0, 1.0, 1.0, 1.0, 1.0], "xaxis": "x4", "yaxis": "y4"}, {"type": "histogram", "x": [0.63, 0.64, 0.67, 0.609, 0.666, 0.658, 0.611, 0.677, 0.655, 0.657, 0.694, 0.643, 0.642, 0.686, 0.653, 0.668, 0.702, 0.638, 0.666, 0.615, 0.655, 0.713, 0.659, 0.666, 0.676, 0.644, 0.611, 0.657, 0.681, 0.646, 0.683, 0.614, 0.663, 0.635, 0.658, 0.647, 0.651, 0.669, 0.628, 0.637, 0.622, 0.672, 0.656, 0.665, 0.674, 0.668, 0.658, 0.626, 0.685, 0.648, 0.627, 0.687, 0.654, 0.642, 0.654, 0.641, 0.644, 0.648, 0.645, 0.63, 0.66, 0.677, 0.62, 0.653, 0.676, 0.632, 0.655, 0.633, 0.653, 0.595, 0.619, 0.653, 0.646, 0.656, 0.642, 0.644, 0.623, 0.614, 0.67, 0.663, 0.655, 0.639, 0.63, 0.641, 0.65, 0.635, 0.653, 0.625, 0.643, 0.638, 0.632, 0.624, 0.64, 0.657, 0.615, 0.637, 0.627, 0.656, 0.656, 0.671], "xaxis": "x5", "yaxis": "y5"}, {"type": "histogram", "x": [0.57, 0.593, 0.595, 0.552, 0.597, 0.589, 0.55, 0.621, 0.581, 0.616, 0.643, 0.573, 0.569, 0.623, 0.584, 0.625, 0.635, 0.579, 0.612, 0.557, 0.61, 0.662, 0.61, 0.618, 0.617, 0.584, 0.543, 0.564, 0.63, 0.572, 0.627, 0.546, 0.619, 0.566, 0.61, 0.585, 0.579, 0.626, 0.555, 0.602, 0.549, 0.615, 0.585, 0.619, 0.61, 0.625, 0.598, 0.577, 0.609, 0.593, 0.564, 0.635, 0.615, 0.588, 0.581, 0.577, 0.591, 0.576, 0.582, 0.571, 0.59, 0.619, 0.549, 0.584, 0.638, 0.566, 0.606, 0.57, 0.602, 0.527, 0.562, 0.588, 0.582, 0.595, 0.579, 0.58, 0.568, 0.554, 0.631, 0.61, 0.577, 0.569, 0.564, 0.579, 0.579, 0.558, 0.563, 0.574, 0.573, 0.582, 0.562, 0.563, 0.57, 0.591, 0.545, 0.568, 0.558, 0.619, 0.602, 0.607], "xaxis": "x6", "yaxis": "y6"}], "layout": {"annotations": [{"font": {"size": 16}, "showarrow": false, "text": "MTBF", "x": 0.225, "xanchor": "center", "xref": "paper", "y": 1, "yanchor": "bottom", "yref": "paper"}, {"font": {"size": 16}, "showarrow": false, "text": "MTTR", "x": 0.775, "xanchor": "center", "xref": "paper", "y": 1, "yanchor": "bottom", "yref": "paper"}, {"font": {"size": 16}, "showarrow": false, "text": "MDT", "x": 0.225, "xanchor": "center", "xref": "paper", "y": 0.6111, "yanchor": "bottom", "yref": "paper"}, {"font": {"size": 16}, "showarrow": false, "text": "Aoss", "x": 0.775, "xanchor": "center", "xref": "paper", "y": 0.6111, "yanchor": "bottom", "yref": "paper"}, {"font": {"size": 16}, "showarrow": false, "text": "Average Build Quality in-service", "x": 0.225, "xanchor": "center", "xref": "paper", "y": 0.2222, "yanchor": "bottom", "yref": "paper"}, {"font": {"size": 16}, "showarrow": false, "text": "Average Build Quality of System", "x": 0.775, "xanchor": "center", "xref": "paper", "y": 0.2222, "yanchor": "bottom", "yref": "paper"}], "hovermode": "x", "margin": {"t": 30}, "title": {"text": "DHO"}, "xaxis": {"anchor": "y", "domain": [0, 0.45], "title": {"text": "Values"}}, "xaxis2": {"anchor": "y2", "domain": [0.55, 1], "title": {"text": "Values"}}, "xaxis3": {"anchor": "y3", "domain": [0, 0.45], "title": {"text": "Values"}}, "xaxis4": {"anchor": "y4", "domain": [0.55, 1], "title": {"text": "Values"}}, "xaxis5": {"anchor": "y5", "domain": [0, 0.45], "title": {"text": "Values"}}, "xaxis6": {"anchor": "y6", "domain": [0.55, 1], "title": {"text": "Values"}}, "yaxis": {"anchor": "x", "domain": [0.7778, 1], "title": {"text": "Count"}}, "yaxis2": {"anchor": "x2", "domain": [0.7778, 1], "title": {"text": "Count"}}, "yaxis3": {"anchor": "x3", "domain": [0.3889, 0.6111], "title": {"text": "Count"}}, "yaxis4": {"anchor": "x4", "domain": [0.3889, 0.6111], "title": {"text": "Count"}}, "yaxis5": {"anchor": "x5", "domain": [0, 0.2222], "title": {"text": "Count"}}, "yaxis6": {"anchor": "x6", "domain": [0, 0.2222], "title": {"text": "Count"}}}}
